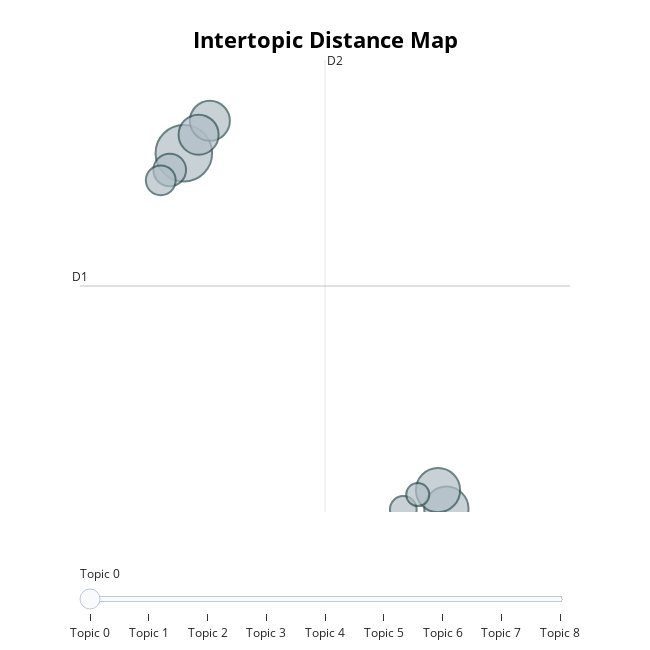

Notebook code for this chart:
### Code cell
topic_model.visualize_topics()

### Figure 1 — Plotly figure (JSON) as saved in the notebook; plotly's stock layout.template omitted (floating-point values rounded to 4 significant figures)
{"data": [{"customdata": [[0, "focus | leg | lot | distract | go", 18], [1, "send | place | love | happy | long", 11], [2, "see | myself | awake | love | despite", 11], [3, "feeling | warmth | warm | compassionate | thought", 9], [4, "reality | virtual | experiment | sensation | sound", 9], [5, "eye | close | open | likewise | normally", 6], [6, "condition | 100 | 30 | 70 | 78", 5], [7, "easy | fun | nice | imagine | difficult", 4], [8, "self | easy | critical | aspect | criticism", 3]], "hovertemplate": "<b>Topic %{customdata[0]}</b><br>%{customdata[1]}<br>Size: %{customdata[2]}", "legendgroup": "", "marker": {"color": "#B0BEC5", "line": {"color": "DarkSlateGrey", "width": 2}, "size": [18, 11, 11, 9, 9, 6, 5, 4, 3], "sizemode": "area", "sizeref": 0.01125, "symbol": "circle"}, "mode": "markers", "name": "", "orientation": "v", "showlegend": false, "type": "scatter", "x": [17.34, 25.45, 25.19, 18.15, 17.8, 16.91, 16.63, 24.12, 24.57], "xaxis": "x", "y": [10.9, 0.5187, 1.061, 11.85, 11.45, 10.42, 10.11, 0.4978, 0.933], "yaxis": "y"}], "layout": {"annotations": [{"showarrow": false, "text": "D1", "x": 14.14, "y": 7.026, "yshift": 10}, {"showarrow": false, "text": "D2", "x": 21.7, "xshift": 10, "y": 13.63}], "height": 650, "hoverlabel": {"bgcolor": "white", "font": {"family": "Rockwell", "size": 16}}, "legend": {"itemsizing": "constant", "tracegroupgap": 0}, "margin": {"t": 60}, "shapes": [{"line": {"color": "#CFD8DC", "width": 2}, "type": "line", "x0": 21.7, "x1": 21.7, "y0": 0.4232, "y1": 13.63}, {"line": {"color": "#9E9E9E", "width": 2}, "type": "line", "x0": 14.14, "x1": 29.27, "y0": 7.026, "y1": 7.026}], "sliders": [{"active": 0, "pad": {"t": 50}, "steps": [{"args": [{"marker.color": [["red", "#B0BEC5", "#B0BEC5", "#B0BEC5", "#B0BEC5", "#B0BEC5", "#B0BEC5", "#B0BEC5", "#B0BEC5"]]}], "label": "Topic 0", "method": "update"}, {"args": [{"marker.color": [["#B0BEC5", "red", "#B0BEC5", "#B0BEC5", "#B0BEC5", "#B0BEC5", "#B0BEC5", "#B0BEC5", "#B0BEC5"]]}], "label": "Topic 1", "method": "update"}, {"args": [{"marker.color": [["#B0BEC5", "#B0BEC5", "red", "#B0BEC5", "#B0BEC5", "#B0BEC5", "#B0BEC5", "#B0BEC5", "#B0BEC5"]]}], "label": "Topic 2", "method": "update"}, {"args": [{"marker.color": [["#B0BEC5", "#B0BEC5", "#B0BEC5", "red", "#B0BEC5", "#B0BEC5", "#B0BEC5", "#B0BEC5", "#B0BEC5"]]}], "label": "Topic 3", "method": "update"}, {"args": [{"marker.color": [["#B0BEC5", "#B0BEC5", "#B0BEC5", "#B0BEC5", "red", "#B0BEC5", "#B0BEC5", "#B0BEC5", "#B0BEC5"]]}], "label": "Topic 4", "method": "update"}, {"args": [{"marker.color": [["#B0BEC5", "#B0BEC5", "#B0BEC5", "#B0BEC5", "#B0BEC5", "red", "#B0BEC5", "#B0BEC5", "#B0BEC5"]]}], "label": "Topic 5", "method": "update"}, {"args": [{"marker.color": [["#B0BEC5", "#B0BEC5", "#B0BEC5", "#B0BEC5", "#B0BEC5", "#B0BEC5", "red", "#B0BEC5", "#B0BEC5"]]}], "label": "Topic 6", "method": "update"}, {"args": [{"marker.color": [["#B0BEC5", "#B0BEC5", "#B0BEC5", "#B0BEC5", "#B0BEC5", "#B0BEC5", "#B0BEC5", "red", "#B0BEC5"]]}], "label": "Topic 7", "method": "update"}, {"args": [{"marker.color": [["#B0BEC5", "#B0BEC5", "#B0BEC5", "#B0BEC5", "#B0BEC5", "#B0BEC5", "#B0BEC5", "#B0BEC5", "red"]]}], "label": "Topic 8", "method": "update"}]}], "title": {"font": {"color": "Black", "size": 22}, "text": "<b>Intertopic Distance Map</b>", "x": 0.5, "xanchor": "center", "y": 0.95, "yanchor": "top"}, "width": 650, "xaxis": {"anchor": "y", "domain": [0, 1], "range": [14.14, 29.27], "title": {"text": ""}, "visible": false}, "yaxis": {"anchor": "x", "domain": [0, 1], "range": [0.4232, 13.63], "title": {"text": ""}, "visible": false}}}
